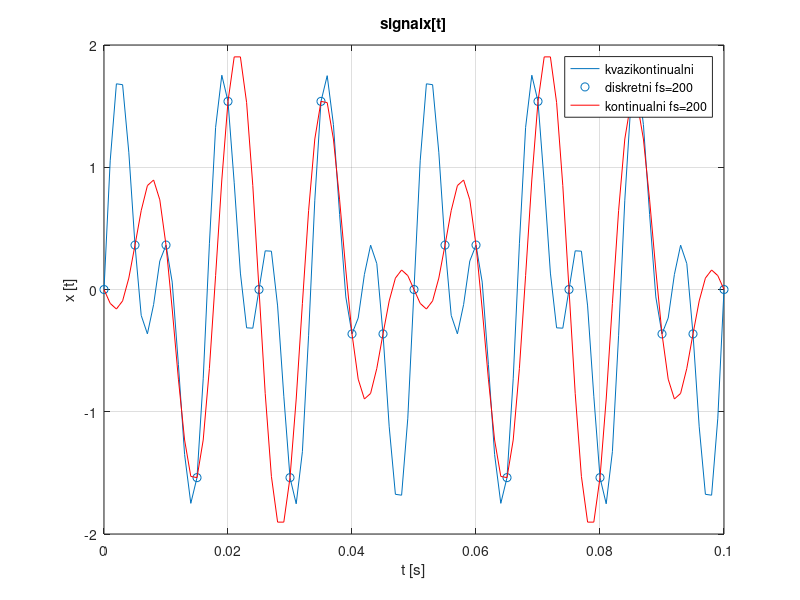

MATLAB code for this plot:
clear all;close all;clc;

f1=120;
f2=60;

fs=1000;

t=0:1/fs:0.1;


x=sin(2*pi*f1*t)+sin(2*pi*f2*t);

 
    
fod=200;
t2=0:1/fod:0.1;
x2=sin(2*pi*f1*t2)+sin(2*pi*f2*t2);
x3=sin(2*pi*80*t+pi)+sin(2*pi*60*t);


figure(1)
    plot(t,x);
    hold on
    scatter (t2,x2,'r*');
    plot(t,x3,'r');
    xlabel('t [s]');ylabel('x [t]');
    title('signalx[t]');
    grid on;    
    legend('kvazikontinualni','diskretni fs=200','kontinualni fs=200');
    
    
 
    
    
    